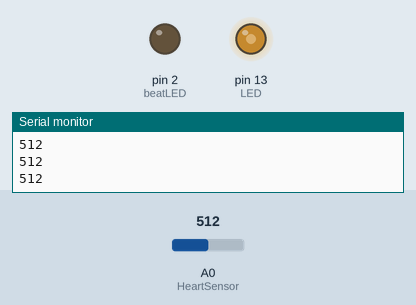
Recording of a sketch running on a simulated Arduino Uno, built with avr-gcc and run on an emulated ATmega328P. Parts: output pins drawn as LEDs (lit = HIGH), the last lines printed to the serial monitor. The inputs (shaded band) are chosen by the test bench; at power-on: A0 (HeartSensor) = 512.

Above: at 1.2 s.
1.3 s: A0 (HeartSensor) set to 543
2.8 s: A0 (HeartSensor) set to 562
At 3.1 s:
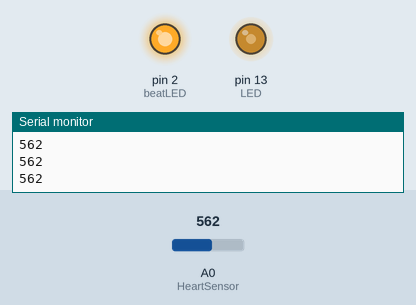
4.3 s: A0 (HeartSensor) set to 540
At 5.5 s:
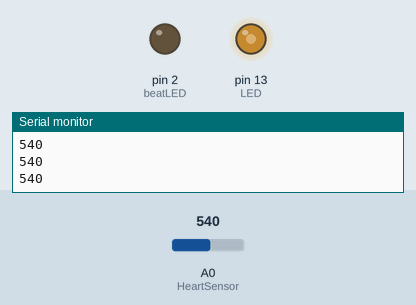
5.8 s: A0 (HeartSensor) set to 560
At 6.6 s:
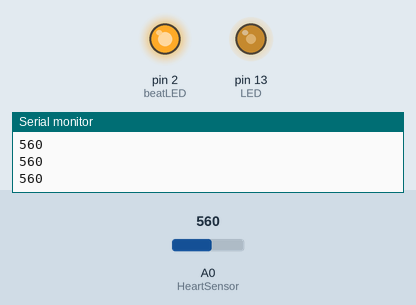
Timing chart, 0 to 8.3 s (numbered marks = the images above; inputs shaded):
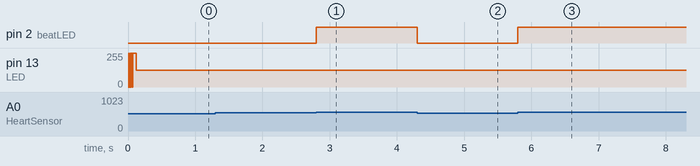

The sketch:

Day2Try.ino
```cpp
#include "TimerOne.h"


const int LED = 13;
const int beatLED = 2;
const int HeartSensor = A0;
const int beatThreshold = 550;

double Period = .01; //Seconds
int Flag = 0;
double t = 0;
int numBeats;
int Rate = 0;
int raw_out[100];
uint8_t sampleCounter = 0;


void setup()
{
  pinMode(LED, OUTPUT);
  pinMode(beatLED, OUTPUT);
  Timer1.initialize(Period * 1000000);     // initialize timer1
  Timer1.attachInterrupt(callback);           // attaches callback() as a timer overflow interrupt
  Serial.begin(9600);
  Serial.println("Timer Begin");
  pinMode(HeartSensor, INPUT);
}

void callback()
{
  digitalWrite(LED, digitalRead(13) ^ 1);
  Flag = 1;
  t = t + Period;

}

void loop()
{
  while (Flag == 1)
  {
    if ( sampleCounter < 100 )
    {
      raw_out[sampleCounter] = analogRead(HeartSensor); //read sensor 100 time through
      if (raw_out[sampleCounter] > beatThreshold && raw_out[sampleCounter - 1] < beatThreshold)
      {
        digitalWrite(beatLED, HIGH);
      }
      else if (raw_out[sampleCounter] < beatThreshold && raw_out[sampleCounter - 1] > beatThreshold)
      {
        digitalWrite(beatLED, LOW);
      }
      //Serial.print("Reading 100 Samples: "); Serial.println(sampleCounter);
      Serial.println(raw_out[sampleCounter]);
      sampleCounter++;
    }
    else
    {
      sampleCounter = 0;
    }

   if (t >= 10)
   {
    Serial.println("t = 10 sec");
    while(1);
    }

    Flag = 0;
  }


}
```

Measured:
- the behaviour switches between 550 and 551 on A0 (HeartSensor) (found by bisection; images 0 and 1)
- after the input at 2.8 s, pin 2 (beatLED): LOW → HIGH at once
- after the input at 4.3 s, pin 2 (beatLED): HIGH → LOW at once
- after the input at 5.8 s, pin 2 (beatLED): LOW → HIGH at once
